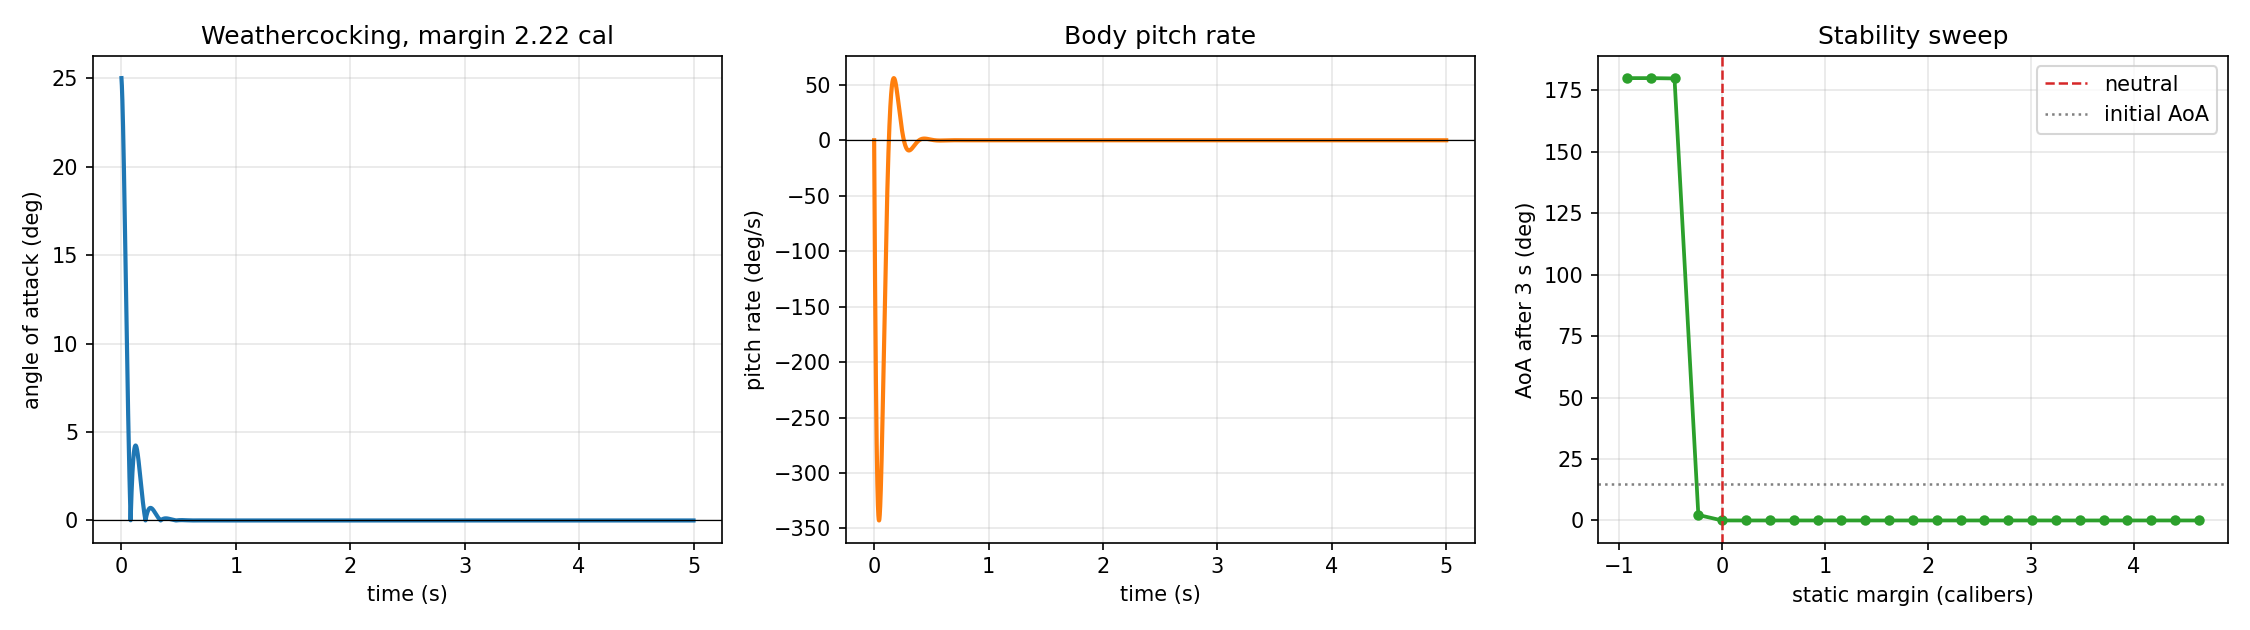

The script that saved this image:
"""
Flight dynamics simulator - Step 4
Six degrees of freedom. Quaternion attitude, rigid body rotation,
aerodynamic torque from the CP-CG offset.

This is where the simulator stops assuming the rocket points along its
velocity vector and starts working out where it actually points.

STATE VECTOR (13 elements)
    [0:3]   position in inertial frame       (m)
    [3:6]   velocity in inertial frame       (m/s)
    [6:10]  attitude quaternion [w,x,y,z]    body -> inertial
    [10:13] angular velocity in BODY frame   (rad/s)

Body frame: +z along the long axis toward the nose, origin at the CG.

WHY QUATERNIONS
    Euler angles have singularities. Pitch through 90 degrees and yaw and
    roll collapse onto the same axis - gimbal lock - and the equations blow
    up. A rocket that pitches over does exactly that. TEST 2 below
    demonstrates the failure numerically so you can see it rather than
    take it on faith.

    Quaternions have no singularity. The cost is that they drift off unit
    norm through accumulated floating point error, so we renormalize every
    step. That is a cheap, well-understood fix.

Run:  python step4_sixdof.py
"""

import numpy as np
import matplotlib.pyplot as plt

G0 = 9.80665
R_AIR = 287.05287

I_POS = slice(0, 3)
I_VEL = slice(3, 6)
I_QUAT = slice(6, 10)
I_OMEGA = slice(10, 13)


# ----------------------------------------------------------------------
# Atmosphere (from step 2)
# ----------------------------------------------------------------------

_LAYERS = [
    (0.0, 288.15, 101325.0, -0.0065), (11000.0, 216.65, 22632.06, 0.0),
    (20000.0, 216.65, 5474.889, 0.001), (32000.0, 228.65, 868.0187, 0.0028),
    (47000.0, 270.65, 110.9063, 0.0), (51000.0, 270.65, 66.93887, -0.0028),
    (71000.0, 214.65, 3.956420, -0.002), (84852.0, 186.946, 0.3734, 0.0),
]


def atmosphere(h):
    h = float(np.clip(h, 0.0, 86000.0))
    for i in range(len(_LAYERS) - 1, -1, -1):
        hb, tb, pb, lapse = _LAYERS[i]
        if h >= hb:
            break
    dh = h - hb
    if lapse == 0.0:
        t, p = tb, pb * np.exp(-G0 * dh / (R_AIR * tb))
    else:
        t = tb + lapse * dh
        p = pb * (t / tb) ** (-G0 / (lapse * R_AIR))
    rho = p / (R_AIR * t)
    return t, p, rho, np.sqrt(1.4 * R_AIR * t)


# ----------------------------------------------------------------------
# Quaternion algebra
# ----------------------------------------------------------------------
# Convention: q = [w, x, y, z], unit norm, rotating BODY vectors into the
# INERTIAL frame. q = [1,0,0,0] means the body frame is aligned with the
# inertial frame.

def quat_normalize(q):
    n = np.linalg.norm(q)
    if n < 1e-12:
        return np.array([1.0, 0.0, 0.0, 0.0])
    return q / n


def quat_multiply(a, b):
    """Hamilton product. Applying b then a."""
    aw, ax, ay, az = a
    bw, bx, by, bz = b
    return np.array([
        aw * bw - ax * bx - ay * by - az * bz,
        aw * bx + ax * bw + ay * bz - az * by,
        aw * by - ax * bz + ay * bw + az * bx,
        aw * bz + ax * by - ay * bx + az * bw,
    ])


def quat_to_matrix(q):
    """Rotation matrix taking body-frame vectors to the inertial frame."""
    w, x, y, z = quat_normalize(q)
    return np.array([
        [1 - 2 * (y * y + z * z), 2 * (x * y - w * z), 2 * (x * z + w * y)],
        [2 * (x * y + w * z), 1 - 2 * (x * x + z * z), 2 * (y * z - w * x)],
        [2 * (x * z - w * y), 2 * (y * z + w * x), 1 - 2 * (x * x + y * y)],
    ])


def quat_derivative(q, omega_body):
    """
    dq/dt = 0.5 * q (x) [0, omega_body]

    The angular velocity is expressed in the body frame, which is why the
    pure quaternion goes on the right of the product.
    """
    return 0.5 * quat_multiply(q, np.concatenate([[0.0], omega_body]))


def quat_from_axis_angle(axis, angle):
    axis = np.asarray(axis, float)
    axis = axis / np.linalg.norm(axis)
    return np.concatenate([[np.cos(angle / 2)], axis * np.sin(angle / 2)])


def quat_to_euler(q):
    """ZYX Euler angles (yaw, pitch, roll) in radians. For reporting only."""
    w, x, y, z = quat_normalize(q)
    sin_p = 2 * (w * y - z * x)
    sin_p = np.clip(sin_p, -1.0, 1.0)
    return np.array([
        np.arctan2(2 * (w * z + x * y), 1 - 2 * (y * y + z * z)),  # yaw
        np.arcsin(sin_p),                                           # pitch
        np.arctan2(2 * (w * x + y * z), 1 - 2 * (x * x + y * y)),  # roll
    ])


# ----------------------------------------------------------------------
# Vehicle
# ----------------------------------------------------------------------

class Body:
    """
    A rigid axisymmetric vehicle.

    cp_offset is the signed distance along body +z from the CG to the
    centre of pressure. NEGATIVE means the CP sits aft of the CG, which is
    the stable configuration. Positive is unstable and will tumble, which
    TEST 4 demonstrates on purpose.
    """

    def __init__(self, mass, length, diameter, cd, cn_alpha, cp_offset):
        self.mass = mass
        self.length = length
        self.diameter = diameter
        self.radius = diameter / 2.0
        self.area = np.pi * self.radius ** 2
        self.cd = cd
        self.cn_alpha = cn_alpha          # per radian
        self.cp_offset = cp_offset

        # Inertia tensor for a uniform cylinder about its CG, body axes.
        i_long = 0.5 * mass * self.radius ** 2
        i_trans = mass * (3 * self.radius ** 2 + length ** 2) / 12.0
        self.inertia = np.diag([i_trans, i_trans, i_long])
        self.inertia_inv = np.linalg.inv(self.inertia)

    @property
    def static_margin(self):
        """Stability in calibers. Positive is stable."""
        return -self.cp_offset / self.diameter


# ----------------------------------------------------------------------
# 6-DOF dynamics
# ----------------------------------------------------------------------

def make_derivative(body, gravity=True, thrust_fn=None):
    """Build the 13-element derivative function."""

    def derivative(t, state):
        pos = state[I_POS]
        vel = state[I_VEL]
        q = quat_normalize(state[I_QUAT])
        omega = state[I_OMEGA]

        R = quat_to_matrix(q)              # body -> inertial
        force_inertial = np.zeros(3)
        torque_body = np.zeros(3)

        if gravity:
            force_inertial += np.array([0.0, 0.0, -body.mass * G0])

        if thrust_fn is not None:
            # Thrust acts along the body axis, through the CG: no torque.
            force_inertial += R @ (np.array([0.0, 0.0, 1.0]) * thrust_fn(t))

        speed = np.linalg.norm(vel)
        if speed > 1e-6:
            _, _, rho, _ = atmosphere(pos[2])
            q_dyn = 0.5 * rho * speed ** 2

            # Velocity in body coordinates. R is orthonormal so R.T inverts it.
            v_body = R.T @ vel
            v_axial = v_body[2]
            v_lat = np.array([v_body[0], v_body[1], 0.0])
            lat_mag = np.linalg.norm(v_lat)

            # Angle of attack: angle between the body axis and the velocity.
            alpha = np.arctan2(lat_mag, abs(v_axial))

            # Axial drag, opposing the inertial velocity.
            drag = q_dyn * body.cd * body.area
            force_inertial -= drag * (vel / speed)

            if lat_mag > 1e-9:
                # Normal force: perpendicular to the body axis, opposing the
                # lateral component of velocity. Applied at the CP.
                normal_mag = q_dyn * body.area * body.cn_alpha * np.sin(alpha)
                f_normal_body = -normal_mag * (v_lat / lat_mag)

                force_inertial += R @ f_normal_body

                # Torque = r x F, with r from CG to CP along the body axis.
                r_cp = np.array([0.0, 0.0, body.cp_offset])
                torque_body += np.cross(r_cp, f_normal_body)

            # Pitch damping. A rotating body drags through the air and that
            # opposes the rotation. Without this a stable rocket oscillates
            # forever instead of settling.
            damping = q_dyn * body.area * body.cn_alpha * (body.length ** 2) / (
                2.0 * max(speed, 1e-6))
            torque_body -= damping * np.array([omega[0], omega[1], 0.0])

        # Euler's rigid body equations, body frame:
        #   I * omega_dot = torque - omega x (I * omega)
        # The cross term is what makes a spinning body precess.
        omega_dot = body.inertia_inv @ (
            torque_body - np.cross(omega, body.inertia @ omega))

        deriv = np.zeros(13)
        deriv[I_POS] = vel
        deriv[I_VEL] = force_inertial / body.mass
        deriv[I_QUAT] = quat_derivative(q, omega)
        deriv[I_OMEGA] = omega_dot
        return deriv

    return derivative


def step_rk4(f, t, state, dt):
    k1 = f(t, state)
    k2 = f(t + dt / 2, state + dt / 2 * k1)
    k3 = f(t + dt / 2, state + dt / 2 * k2)
    k4 = f(t + dt, state + dt * k3)
    out = state + (dt / 6) * (k1 + 2 * k2 + 2 * k3 + k4)
    # Renormalize the quaternion. RK4 does not preserve unit norm, so this
    # correction has to happen every step or attitude slowly corrupts.
    out[I_QUAT] = quat_normalize(out[I_QUAT])
    return out


def integrate(f, state0, t0, t_end, dt, event=None):
    n = int(round((t_end - t0) / dt))
    ts, states = [t0], [np.array(state0, float)]
    state = np.array(state0, float)
    for i in range(n):
        t = t0 + i * dt
        nxt = step_rk4(f, t, state, dt)
        t_next = t0 + (i + 1) * dt
        if event is not None and event(t, state) > 0.0 >= event(t_next, nxt):
            ts.append(t_next)
            states.append(nxt)
            break
        state = nxt
        ts.append(t_next)
        states.append(state.copy())
    return np.array(ts), np.array(states)


def make_state(pos, vel, quat=None, omega=None):
    s = np.zeros(13)
    s[I_POS] = pos
    s[I_VEL] = vel
    s[I_QUAT] = quat if quat is not None else [1.0, 0.0, 0.0, 0.0]
    s[I_OMEGA] = omega if omega is not None else [0.0, 0.0, 0.0]
    return s


def angle_of_attack(state):
    """Angle between the body axis and the velocity vector, in degrees."""
    vel = state[I_VEL]
    speed = np.linalg.norm(vel)
    if speed < 1e-6:
        return 0.0
    axis = quat_to_matrix(state[I_QUAT]) @ np.array([0.0, 0.0, 1.0])
    cos_a = np.clip(np.dot(axis, vel / speed), -1.0, 1.0)
    return float(np.degrees(np.arccos(cos_a)))


# ======================================================================
# TESTS
# ======================================================================

def test_quaternion_norm():
    """Norm must stay at 1. Drift here corrupts every attitude downstream."""
    print("TEST 1 - quaternion norm preservation")
    body = Body(mass=0.6, length=1.0, diameter=0.054, cd=0.45,
                cn_alpha=10.0, cp_offset=-0.10)
    f = make_derivative(body, gravity=False)
    # Spin about a tilted axis so all four components stay active.
    s0 = make_state([0, 0, 10000], [0, 0, 0],
                    omega=[3.0, 2.0, 8.0])
    ts, states = integrate(f, s0, 0.0, 60.0, 0.002)
    norms = np.linalg.norm(states[:, I_QUAT], axis=1)
    dev = np.abs(norms - 1.0).max()
    print(f"  steps               : {len(ts)}")
    print(f"  max |‖q‖ - 1|       : {dev:.3e}")
    assert dev < 1e-9, "quaternion norm is drifting"
    print("  PASS\n")


def euler_to_quat(yaw, pitch, roll):
    """ZYX Euler angles to quaternion, for the gimbal lock demonstration."""
    qz = quat_from_axis_angle([0, 0, 1], yaw)
    qy = quat_from_axis_angle([0, 1, 0], pitch)
    qx = quat_from_axis_angle([1, 0, 0], roll)
    return quat_multiply(qz, quat_multiply(qy, qx))


def test_gimbal_lock():
    """
    Demonstrate the Euler-angle singularity numerically.

    At 90 degrees of pitch the yaw axis and the roll axis line up, so yaw
    and roll stop being independent. With this ZYX convention, pitching 90
    degrees maps the body x-axis onto -z, so a roll acts about the same axis
    as yaw. Only the combination (yaw - roll) survives: (+d, +d) and
    (-d, -d) are two different angle triples describing exactly the same
    orientation. The mapping has collapsed and can no longer be inverted.

    Below, `attitude gap` is how far apart the two attitudes actually are.
    As pitch approaches 90 it goes to zero - the angles still differ by a
    full 0.2 rad each, but they now describe the same thing, so you cannot
    invert the mapping and a controller reading those angles is blind.
    """
    print("TEST 2 - gimbal lock, demonstrated rather than asserted")
    d = 0.1
    print(f"  {'pitch (deg)':>12} {'attitude gap':>15} {'euler sens.':>14}")
    prev_gap = None
    for pitch_deg in [0.0, 45.0, 80.0, 88.0, 89.5, 89.99, 90.0]:
        p = np.radians(pitch_deg)
        qa = euler_to_quat(+d, p, +d)
        qb = euler_to_quat(-d, p, -d)
        # Distance between the two attitudes, accounting for q and -q being
        # the same rotation.
        gap = min(np.linalg.norm(qa - qb), np.linalg.norm(qa + qb))

        # Conditioning of recovering angles from attitude: perturb the
        # attitude slightly, see how violently yaw and roll respond.
        eps = 1e-6
        q0 = euler_to_quat(0.0, p, 0.0)
        q1 = quat_normalize(q0 + eps * np.array([0, 1, 0, 0]))
        e0, e1 = quat_to_euler(q0), quat_to_euler(q1)
        sens = (abs(e1[0] - e0[0]) + abs(e1[2] - e0[2])) / eps

        print(f"  {pitch_deg:>12.2f} {gap:>15.3e} {sens:>14.1f}")
        prev_gap = gap

    print("  At 90 deg the gap hits zero: (yaw +0.1, roll +0.1) and")
    print("  (yaw -0.1, roll -0.1) are the SAME attitude despite differing by")
    print("  0.2 rad in both angles. And the sensitivity column shows")
    print("  recovering those angles going from 2 to over three million.")
    assert prev_gap < 1e-12, "the two attitudes should coincide exactly at 90 deg"
    print("  PASS - this is why the state carries a quaternion.\n")


def test_free_rotation_conserves():
    """Torque-free rotation must conserve angular momentum and energy."""
    print("TEST 3 - torque-free rotation conserves momentum and energy")
    body = Body(mass=0.6, length=1.0, diameter=0.054, cd=0.0,
                cn_alpha=0.0, cp_offset=-0.10)
    f = make_derivative(body, gravity=False)
    s0 = make_state([0, 0, 50000], [0, 0, 0], omega=[2.0, 5.0, 1.0])
    ts, states = integrate(f, s0, 0.0, 100.0, 0.001)

    L0 = E0 = None
    worstL = worstE = 0.0
    for s in states:
        R = quat_to_matrix(s[I_QUAT])
        w = s[I_OMEGA]
        L = np.linalg.norm(R @ (body.inertia @ w))   # inertial frame
        E = 0.5 * float(w @ (body.inertia @ w))
        if L0 is None:
            L0, E0 = L, E
        worstL = max(worstL, abs(L - L0) / L0)
        worstE = max(worstE, abs(E - E0) / E0)

    print(f"  angular momentum drift : {worstL:.3e}")
    print(f"  kinetic energy drift   : {worstE:.3e}")
    assert worstL < 1e-9 and worstE < 1e-9, "rigid body integration is lossy"
    print("  PASS\n")


def test_weathercock():
    """A stable rocket should turn into the wind on its own."""
    print("TEST 4 - stability: stable weathercocks, unstable tumbles")

    for label, cp_offset in [("stable  (CP aft of CG)", -0.15),
                             ("neutral (CP at CG)   ", 0.0),
                             ("unstable(CP fwd of CG)", +0.15)]:
        body = Body(mass=0.6, length=1.2, diameter=0.054, cd=0.45,
                    cn_alpha=12.0, cp_offset=cp_offset)
        f = make_derivative(body, gravity=False)
        # Flying fast, nose tilted 20 degrees off the velocity vector.
        q0 = quat_from_axis_angle([0, 1, 0], np.radians(20.0))
        s0 = make_state([0, 0, 1000.0], [0, 0, 150.0], quat=q0)
        ts, states = integrate(f, s0, 0.0, 6.0, 0.0005)

        aoa = np.array([angle_of_attack(s) for s in states])
        # Separate the two ways AoA can close: the BODY rotating to meet the
        # flow, or the VELOCITY being pushed around to meet the body. Only
        # the first is weathercocking.
        body_turn = np.degrees(np.abs(quat_to_euler(states[-1, I_QUAT])[1]
                                      - quat_to_euler(states[0, I_QUAT])[1]))
        print(f"  {label}  margin {body.static_margin:+5.2f} cal   "
              f"AoA {aoa[0]:5.1f} -> {aoa[-1]:6.1f} deg   "
              f"body rotated {body_turn:5.1f} deg")

        if cp_offset < 0:
            assert aoa[-1] < aoa[0] / 2, "stable rocket should align with flow"
        if cp_offset > 0:
            assert aoa[-1] > aoa[0], "unstable rocket should diverge"

    print("  Note the neutral case: AoA still closes, but the body barely")
    print("  rotates. The normal force is pushing the VELOCITY around to meet")
    print("  the body rather than the body turning into the wind. Same AoA")
    print("  reading, completely different mechanism - which is why the body")
    print("  rotation column matters.")
    print("  PASS - the sign of the CP-CG offset decides everything\n")
    return None


def test_matches_3dof():
    """
    With the nose exactly on the velocity vector and no disturbance, 6-DOF
    must reproduce the 3-DOF answer. If it does not, the new force
    bookkeeping broke something that used to work.
    """
    print("TEST 5 - 6-DOF reduces to 3-DOF at zero angle of attack")
    body = Body(mass=0.6, length=1.2, diameter=0.054, cd=0.45,
                cn_alpha=12.0, cp_offset=-0.15)

    f6 = make_derivative(body)
    s0 = make_state([0, 0, 0], [0, 0, 200.0])
    ts6, st6 = integrate(f6, s0, 0.0, 40.0, 0.001,
                         event=lambda t, s: s[5])
    apogee6 = st6[-1, 2]

    # Equivalent 3-DOF: same mass, drag, no rotation at all.
    def f3(t, s):
        vel = s[I_VEL]
        speed = np.linalg.norm(vel)
        acc = np.array([0.0, 0.0, -G0])
        if speed > 1e-9:
            _, _, rho, _ = atmosphere(s[2])
            d = 0.5 * rho * speed ** 2 * body.cd * body.area
            acc = acc - (d / body.mass) * (vel / speed)
        out = np.zeros(13)
        out[I_POS] = vel
        out[I_VEL] = acc
        return out

    ts3, st3 = integrate(f3, s0.copy(), 0.0, 40.0, 0.001,
                         event=lambda t, s: s[5])
    apogee3 = st3[-1, 2]

    diff = abs(apogee6 - apogee3)
    print(f"  6-DOF apogee : {apogee6:.6f} m")
    print(f"  3-DOF apogee : {apogee3:.6f} m")
    print(f"  difference   : {diff:.3e} m")
    assert diff < 1e-6, "6-DOF must reduce to 3-DOF when AoA is zero"
    print("  PASS\n")


def demo_disturbance():
    """A stable rocket hit by a gust, showing the oscillation settle."""
    body = Body(mass=0.6, length=1.2, diameter=0.054, cd=0.45,
                cn_alpha=12.0, cp_offset=-0.12)
    f = make_derivative(body, gravity=False)
    q0 = quat_from_axis_angle([0, 1, 0], np.radians(25.0))
    s0 = make_state([0, 0, 2000.0], [0, 0, 180.0], quat=q0)
    ts, states = integrate(f, s0, 0.0, 5.0, 0.0005)
    aoa = np.array([angle_of_attack(s) for s in states])
    # The initial tilt is about body y, so the pitching motion lives in
    # omega[1] - state index 11. Index 10 is omega_x and stays at zero here.
    pitch_rate = np.degrees(states[:, 11])
    return ts, aoa, pitch_rate, body


def plot_all():
    ts, aoa, rate, body = demo_disturbance()
    fig, axes = plt.subplots(1, 3, figsize=(15, 4.2))

    axes[0].plot(ts, aoa, lw=2)
    axes[0].axhline(0, color="k", lw=0.6)
    axes[0].set_xlabel("time (s)")
    axes[0].set_ylabel("angle of attack (deg)")
    axes[0].set_title(f"Weathercocking, margin {body.static_margin:.2f} cal")
    axes[0].grid(alpha=0.3)

    axes[1].plot(ts, rate, lw=2, color="tab:orange")
    axes[1].axhline(0, color="k", lw=0.6)
    axes[1].set_xlabel("time (s)")
    axes[1].set_ylabel("pitch rate (deg/s)")
    axes[1].set_title("Body pitch rate")
    axes[1].grid(alpha=0.3)

    # Stability sweep
    margins, finals = [], []
    for cp in np.linspace(-0.25, 0.05, 25):
        b = Body(mass=0.6, length=1.2, diameter=0.054, cd=0.45,
                 cn_alpha=12.0, cp_offset=cp)
        f = make_derivative(b, gravity=False)
        q0 = quat_from_axis_angle([0, 1, 0], np.radians(15.0))
        s0 = make_state([0, 0, 2000.0], [0, 0, 180.0], quat=q0)
        _, st = integrate(f, s0, 0.0, 3.0, 0.001)
        margins.append(b.static_margin)
        finals.append(min(angle_of_attack(st[-1]), 180.0))

    axes[2].plot(margins, finals, "o-", lw=1.8, ms=4, color="tab:green")
    axes[2].axvline(0, ls="--", lw=1.2, color="tab:red", label="neutral")
    axes[2].axhline(15.0, ls=":", lw=1.2, color="gray", label="initial AoA")
    axes[2].set_xlabel("static margin (calibers)")
    axes[2].set_ylabel("AoA after 3 s (deg)")
    axes[2].set_title("Stability sweep")
    axes[2].legend()
    axes[2].grid(alpha=0.3)

    fig.tight_layout()
    fig.savefig("step4_sixdof.png", dpi=150)
    print("Saved step4_sixdof.png")


if __name__ == "__main__":
    test_quaternion_norm()
    test_gimbal_lock()
    test_free_rotation_conserves()
    test_weathercock()
    test_matches_3dof()
    plot_all()
